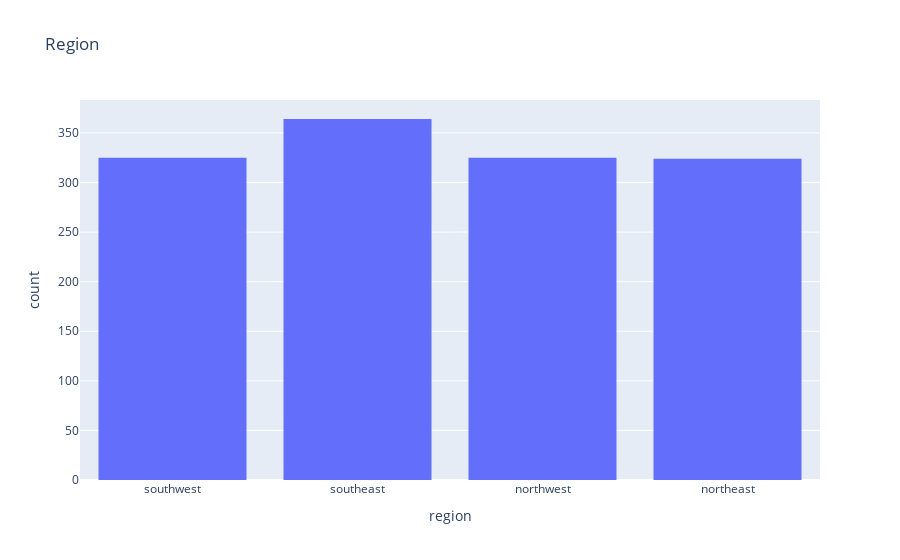

Notebook source saved alongside this figure:
### Code cell
px.histogram(medical_df,
            x = "region",
            title = "Region")

### Figure 1 — Plotly figure (JSON) as saved in the notebook; plotly's stock layout.template omitted (floating-point values rounded to 4 significant figures; data arrays with more than 128 entries replaced by an {"elided": "..."} marker saying what was removed)
{"data": [{"alignmentgroup": "True", "bingroup": "x", "hovertemplate": "region=%{x}<br>count=%{y}<extra></extra>", "legendgroup": "", "marker": {"color": "#636efa", "pattern": {"shape": ""}}, "name": "", "offsetgroup": "", "orientation": "v", "showlegend": false, "type": "histogram", "x": {"elided": "1338 str values"}, "xaxis": "x", "yaxis": "y"}], "layout": {"autosize": true, "barmode": "relative", "legend": {"tracegroupgap": 0}, "title": {"text": "Region"}, "xaxis": {"anchor": "y", "autorange": true, "domain": [0, 1], "range": [-0.5, 3.5], "title": {"text": "region"}, "type": "category"}, "yaxis": {"anchor": "x", "autorange": true, "domain": [0, 1], "range": [0, 383.2], "title": {"text": "count"}}}}
